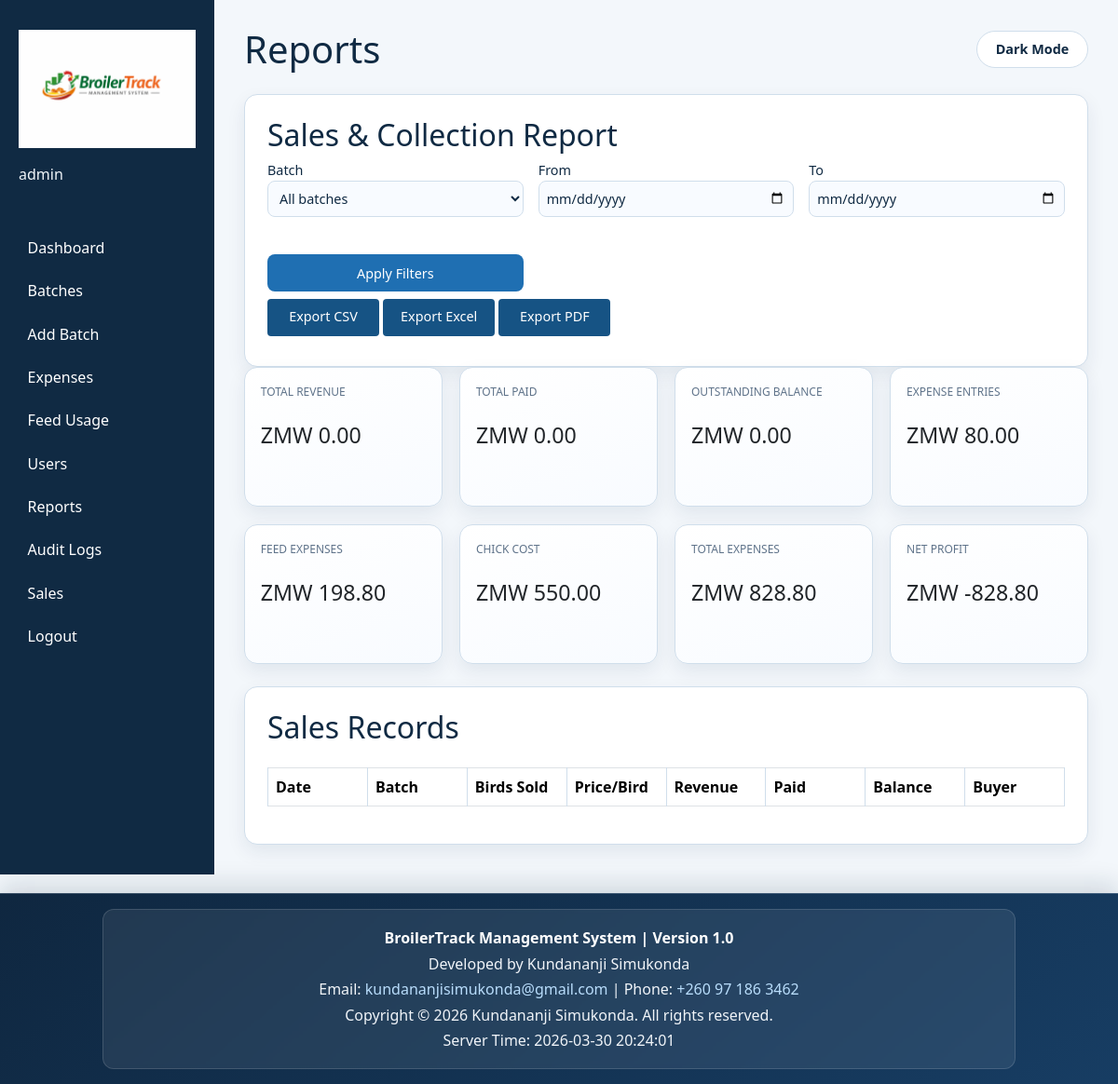
Before: /reports.php (signed in) with the older database file.
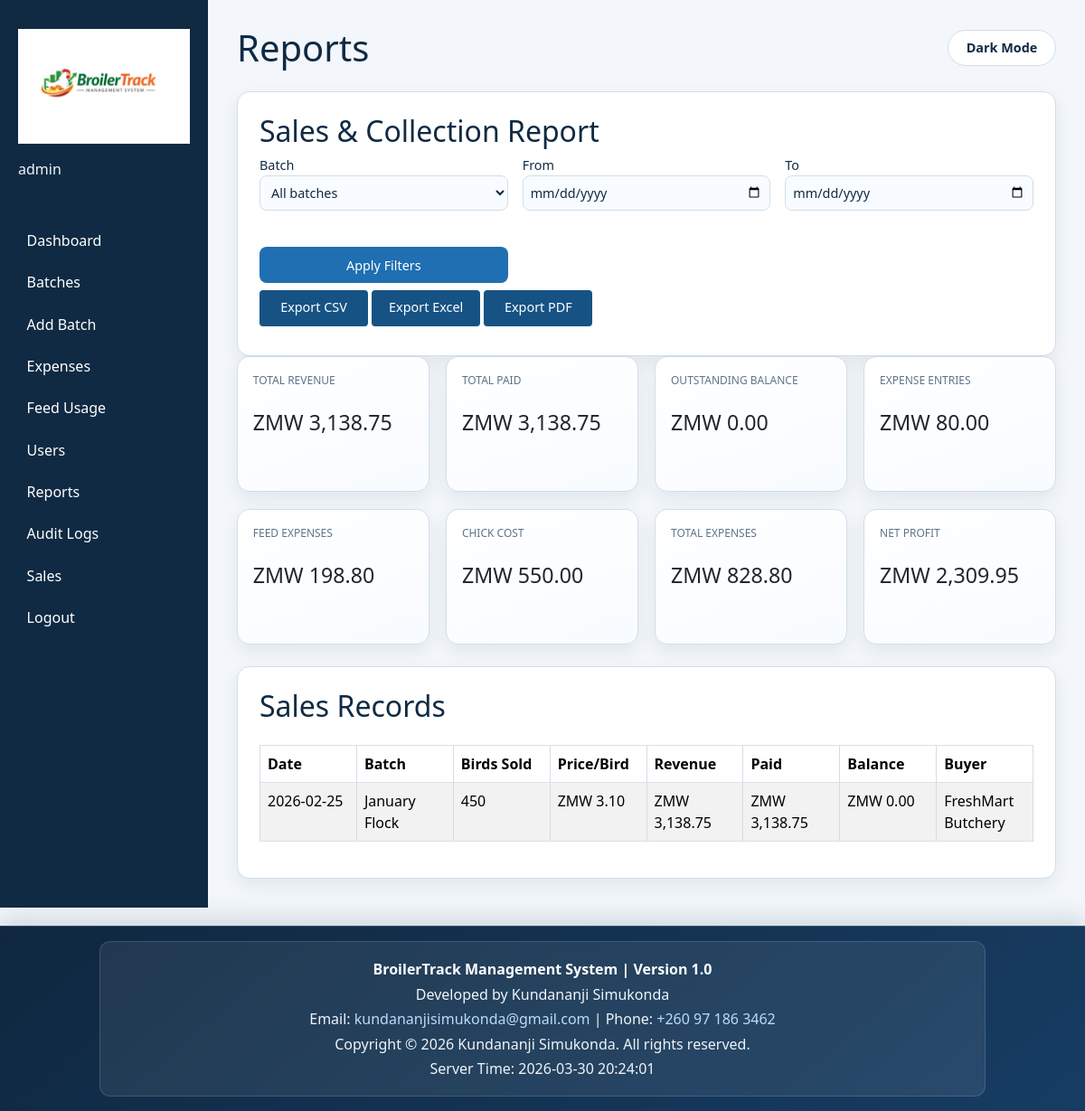
After: the same page with the newer database file.
### tables this page shows
CREATE TABLE IF NOT EXISTS sales (
    sale_id INT AUTO_INCREMENT PRIMARY KEY,
    batch_id INT NOT NULL,
    date DATE NOT NULL,
    birds_sold INT UNSIGNED NOT NULL,
    average_weight_kg DECIMAL(10,3) UNSIGNED NOT NULL DEFAULT 0.000,
    price_per_bird DECIMAL(10,2) UNSIGNED NOT NULL,
    total_weight DECIMAL(12,3) UNSIGNED NOT NULL DEFAULT 0.000,
    total_revenue DECIMAL(14,2) UNSIGNED NOT NULL,
    paid_amount DECIMAL(14,2) UNSIGNED NOT NULL DEFAULT 0.00,
    balance_amount DECIMAL(14,2) UNSIGNED NOT NULL DEFAULT 0.00,
    created_by INT NULL,
    is_deleted TINYINT(1) NOT NULL DEFAULT 0,
    deleted_at TIMESTAMP NULL DEFAULT NULL,
    buyer VARCHAR(160) NULL,
    created_at TIMESTAMP DEFAULT CURRENT_TIMESTAMP,
    INDEX idx_sales_batch_date (batch_id, date),
    CONSTRAINT chk_sales_birds_sold_positive CHECK (birds_sold > 0),
    CONSTRAINT chk_sales_price_per_bird_positive CHECK (price_per_bird > 0),
    CONSTRAINT chk_sales_total_weight_non_negative CHECK (total_weight >= 0),
    CONSTRAINT chk_sales_total_revenue_non_negative CHECK (total_revenue >= 0),
    CONSTRAINT chk_sales_paid_amount_non_negative CHECK (paid_amount >= 0),
    CONSTRAINT chk_sales_balance_amount_non_negative CHECK (balance_amount >= 0),
    CONSTRAINT chk_sales_paid_not_exceed_revenue CHECK (paid_amount <= total_revenue),
    CONSTRAINT fk_sales_batch FOREIGN KEY (batch_id) REFERENCES batches(batch_id) ON DELETE CASCADE
);

CREATE TABLE IF NOT EXISTS batches (
    batch_id INT AUTO_INCREMENT PRIMARY KEY,
    batch_name VARCHAR(120) NOT NULL,
    breed VARCHAR(80) NOT NULL,
    start_date DATE NOT NULL,
    expected_harvest_date DATE NOT NULL,
    initial_chicks INT UNSIGNED NOT NULL,
    chick_cost DECIMAL(10,2) UNSIGNED NOT NULL,
    total_chick_cost DECIMAL(12,2) UNSIGNED NOT NULL,
    current_alive INT UNSIGNED NOT NULL DEFAULT 0,
    mortality_count INT UNSIGNED NOT NULL DEFAULT 0,
    notes TEXT NULL,
    created_at TIMESTAMP DEFAULT CURRENT_TIMESTAMP,
    INDEX idx_batches_start_date (start_date),
    CONSTRAINT chk_batches_initial_chicks_positive CHECK (initial_chicks > 0),
    CONSTRAINT chk_batches_chick_cost_positive CHECK (chick_cost > 0),
    CONSTRAINT chk_batches_total_chick_cost_non_negative CHECK (total_chick_cost >= 0),
    CONSTRAINT chk_batches_alive_mortality_bounds CHECK (current_alive + mortality_count <= initial_chicks)
);

### reports.php (the view, shortened to what the rows shown need)
<?php
$pdo = app_db();
$conditions = ['s.is_deleted = 0'];
$params = [];
$salesWhere = implode(' AND ', $conditions);
$salesStmt = $pdo->prepare(
    "SELECT s.sale_id, s.date, b.batch_name, s.birds_sold, s.price_per_bird, s.total_revenue, s.paid_amount, s.balance_amount, s.buyer
     FROM sales s
     INNER JOIN batches b ON b.batch_id = s.batch_id
     WHERE {$salesWhere}
     ORDER BY s.date DESC, s.sale_id DESC"
);
$salesStmt->execute($params);
$salesRows = $salesStmt->fetchAll() ?: [];
include __DIR__ . '/views/layout_header.php';
?>
<section class="form-section">
    <h2>Sales & Collection Report</h2>
</section>
<section class="table-section">
    <h2>Sales Records</h2>
    <div class="table-responsive">
        <table class="table table-striped table-bordered align-middle">
            <thead>
                <tr>
                    <th>Date</th>
                    <th>Batch</th>
                    <th>Birds Sold</th>
                    <th>Price/Bird</th>
                    <th>Revenue</th>
                    <th>Paid</th>
                    <th>Balance</th>
                    <th>Buyer</th>
                </tr>
            </thead>
            <tbody>
                <?php foreach ($salesRows as $row): ?>
                    <tr>
                        <td><?= htmlspecialchars((string)$row['date'], ENT_QUOTES, 'UTF-8'); ?></td>
                        <td><?= htmlspecialchars((string)$row['batch_name'], ENT_QUOTES, 'UTF-8'); ?></td>
                        <td><?= number_format((int)$row['birds_sold']); ?></td>
                        <td>ZMW <?= number_format((float)$row['price_per_bird'], 2); ?></td>
                        <td>ZMW <?= number_format((float)$row['total_revenue'], 2); ?></td>
                        <td>ZMW <?= number_format((float)$row['paid_amount'], 2); ?></td>
                        <td>ZMW <?= number_format((float)$row['balance_amount'], 2); ?></td>
                        <td><?= htmlspecialchars((string)($row['buyer'] ?? ''), ENT_QUOTES, 'UTF-8'); ?></td>
                    </tr>
                <?php endforeach; ?>
            </tbody>
        </table>
    </div>
</section>
<?php include __DIR__ . '/views/layout_footer.php'; ?>

Changed rows visible on the page:
added sales: date "2026-02-25", batch.batch_name "January Flock", birds_sold "450", price_per_bird "3.10", total_revenue "3,138.75", paid_amount "3,138.75", balance_amount "0.00", buyer "FreshMart Butchery"
Other visible differences:
$totalRevenue: "0.00" → "3,138.75"
$totalPaid: "0.00" → "3,138.75"
$netProfit: "-828.80" → "2,309.95"
